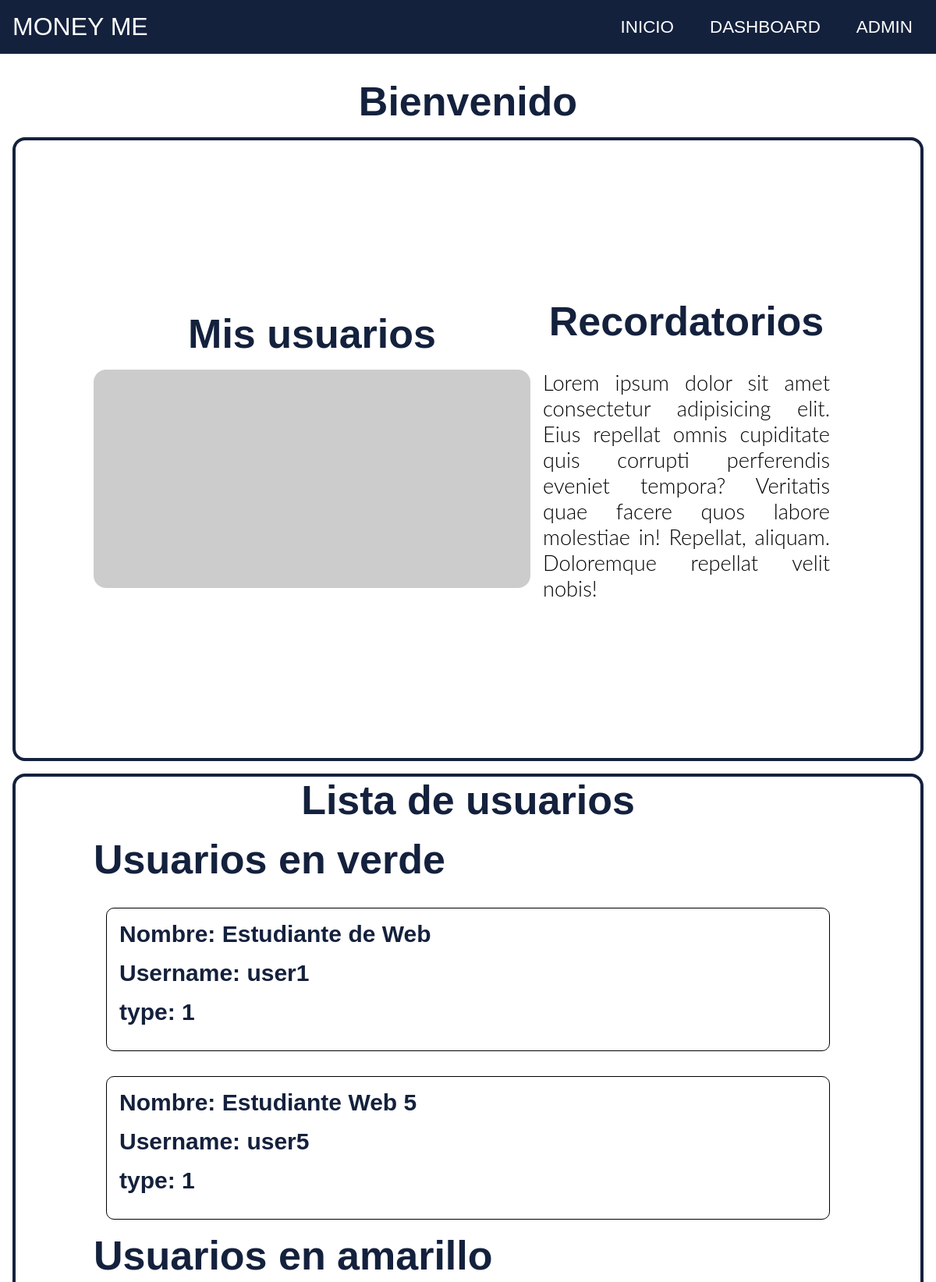
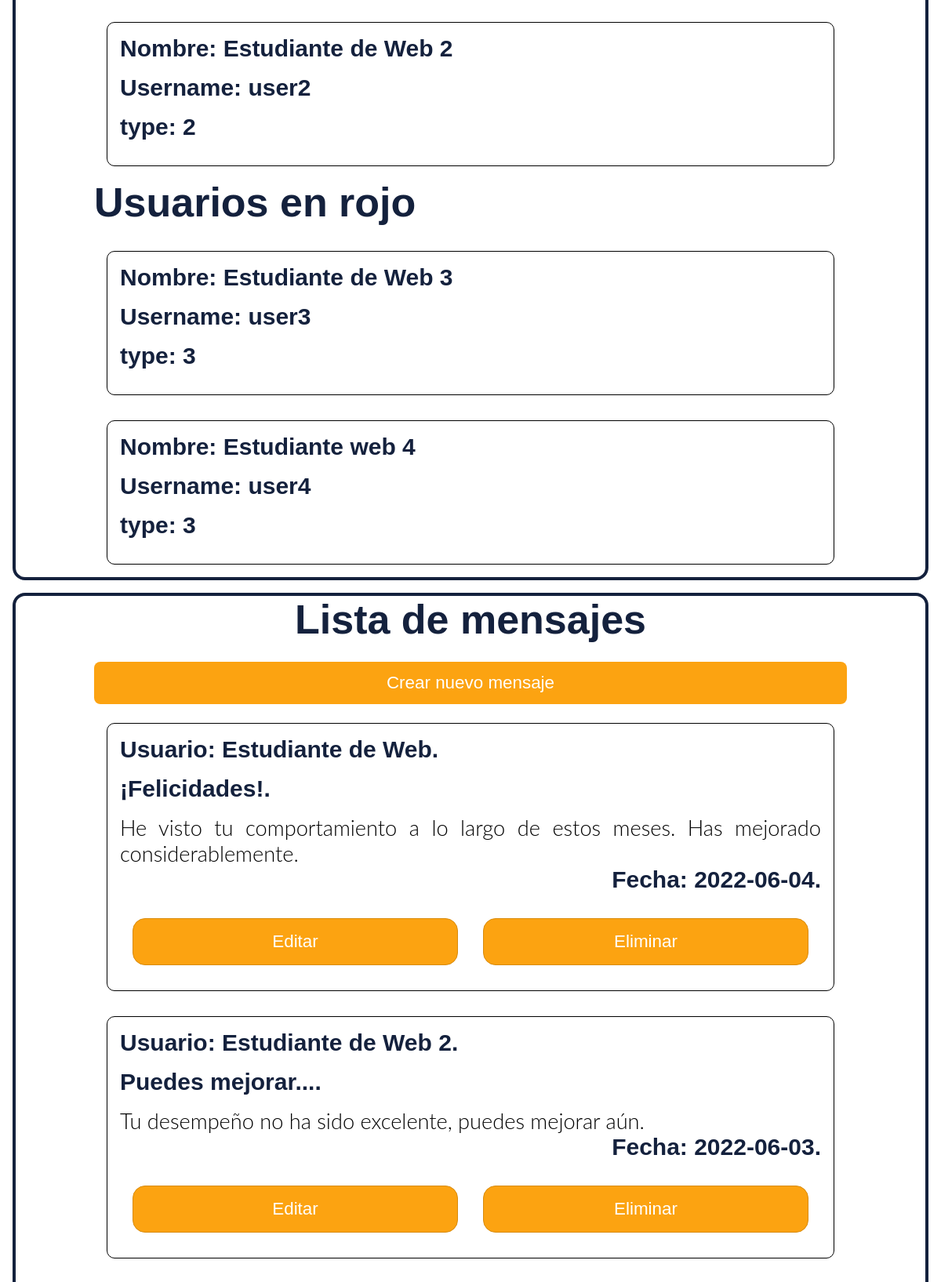
The app's page /dashboard-admin.php (upper part) with its own data (2 pictures, top to bottom).
### tables this page shows
CREATE TABLE `usuarios` (
  `id` int(11) NOT NULL,
  `username` varchar(35) NOT NULL,
  `password` varchar(35) NOT NULL,
  `name` varchar(35) NOT NULL,
  `type` tinyint(4) NOT NULL,
  `admin` tinyint(4) NOT NULL,
  `activo` tinyint(4) NOT NULL
);

CREATE TABLE `mensajes` (
  `id` int(11) NOT NULL,
  `asunto` varchar(35) NOT NULL,
  `mensaje` tinytext NOT NULL,
  `fecha` date NOT NULL,
  `user_id` int(11) NOT NULL,
  `activo` tinyint(4) NOT NULL
);

### dashboard-admin.php (the view, shortened to what this page needs)
<?php
$db = new Database();
$con = $db->conectar();
if($_SESSION['admin'] = 1){
$activo = 1;
$control_mensajes = $con->prepare("SELECT id, asunto, mensaje, fecha, user_id FROM mensajes WHERE activo=:mi_activo ORDER BY id ASC");
$control_mensajes->execute(['mi_activo' => $activo]);
$mensajes = $control_mensajes->fetchAll(PDO::FETCH_ASSOC);
$control_usuarios = $con->prepare("SELECT id, username, password, name, type FROM usuarios WHERE activo=:mi_activo AND admin = '0' ORDER BY id ASC");
$control_usuarios->execute(['mi_activo' => $activo]);
$usuarios = $control_usuarios->fetchAll(PDO::FETCH_ASSOC);
?>
<!DOCTYPE html>
<html lang="en">
<head>
    <link rel="stylesheet" href="style.css">
</head>
<body>
    <header>
        <nav class="navbar bg-primary">
            <div class="logo">Money Me</div>
            <ul class="nav-links">
                <div class="menu">
                    <li><a href="index.php">Inicio</a></li>
                    <li class="services">
                        <a href="/">Dashboard</a>
                    </li>
                    <li class="services">
                        <a>Admin</a>
                    </li>
                </div>
            </ul>
            </nav>
    </header>
    <div class="dashboard-container text-justify first">
    <h2 class="text-center color-primary">Bienvenido <?php echo $_SESSION['name']?></h2>
        <section id="usuarios" class="flex" data-state="justify-between vertical-center ">
            <div class="flex" data-state="column ">
                <h2 class="text-center color-primary">Mis usuarios</h2>
                <img src="https://picsum.photos/2000/1000" alt="">
            </div>
            <div class="box flex" data-state=" column vertical-center">
                <h2>Recordatorios</h2>
                <p>Lorem ipsum dolor sit amet consectetur adipisicing elit. Eius repellat omnis cupiditate quis corrupti perferendis eveniet tempora? Veritatis quae facere quos labore molestiae in! Repellat, aliquam. Doloremque repellat velit nobis!</p>
            </div>
        </section>
        <section id="alertas">
            <h2 class="text-center">Lista de usuarios</h2>
            <h2>Usuarios en verde</h2>
            <div class="flex" data-state="wrap" >
                <?php
                    foreach($usuarios AS $row){
                    if($row['type'] == 1){
                ?>
                <div class="user-box-metas">
                    <h2>Nombre: <?php echo $row['name']?></h2>
                    <h2>Username: <?php echo $row['username']?></h2>
                    <h2>type: <?php echo $row['type']?></h2>
                </div>
                <?php }}?>
            </div>
            <h2>Usuarios en amarillo</h2>
            <div class="flex" data-state="wrap" >
                <?php
                    foreach($usuarios AS $row){
                    if($row['type'] == 2){
                ?>
                <div class="user-box-metas">
                    <h2>Nombre: <?php echo $row['name']?></h2>
                    <h2>Username: <?php echo $row['username']?></h2>
                    <h2>type: <?php echo $row['type']?></h2>
                </div>
                <?php }}?>
            </div>
            <h2>Usuarios en rojo</h2>
            <div class="flex" data-state="wrap" >
                <?php
                    foreach($usuarios AS $row){
                    if($row['type'] == 3){
                ?>
                <div class="user-box-metas">
                    <h2>Nombre: <?php echo $row['name']?></h2>
                    <h2>Username: <?php echo $row['username']?></h2>
                    <h2>type: <?php echo $row['type']?></h2>
                </div>
                <?php }}?>
            </div>
        </section>
        <section id="mensajes">
            <h2 class="text-center">Lista de mensajes</h2>
            <button class=" text-center" type="submit"><a href="new-mensaje.php">Crear nuevo mensaje</a></button>
            <div class="flex" data-state="wrap">
                <?php
                    foreach($mensajes AS $row){
                    foreach($usuarios AS $usr){
                        if($usr['id'] == $row['user_id']){
                ?>
                <div class="user-box-metas">
                    <h2>Usuario: <?php echo $usr['name']?>.</h2>
                    <h2><?php echo $row['asunto']?>.</h2>
                    <p><?php echo $row['mensaje']?></p>
                    <h2 class="text-right">Fecha: <?php echo $row['fecha']?>.</h2>
                    <div class="flex" data-state="">
                    <button class="btn text-center" type="submit"><a href="edit-mensaje.php?id=<?php echo $row['id']?>&user_id=<?php echo $row['user_id']?>">Editar</a></button>
                    <button class="btn text-center" type="submit"><a href="config/delete/mensajes.php?id=<?php echo $row['id']?>?user_id=<?php echo $row['user_id']?>">Eliminar</a></button>
                    </div>
                </div>
                <?php }}}?>
            </div>
        </section>
    </div>
</body>
</html>
<?php } else { header("location:index.php"); }?>

### style.css (style rules this page uses)
:root { --small-space: 16px; --big-space: 16px; --color-primary: #14213d; --color-primary-darker: rgb(1, 6, 18); --color-secondary: #fca311; --color-secondary-darker: #d88b0e; --color-gray: #7A7A7A; --color-gray-darker: #4e4e4e; --color-white: #FFFFFF; --color-white-darker: #e4e4e4; --color-warning: #ba181b; --color-warning-darker: #841517; --color-dark: #181818; --border-color: #e0e0e0; font-size: 16px; }
* { box-sizing: border-box; }
html, body, h1, h2, h3, h4, h5, h6, p, ol, ul, dl, dd, img { margin: 0; padding: 0; }
h1, h2, h3, h4, h5, h6, li, ul { font-family: 'LeagueGothic', sans-serif; color: var(--color-primary); }
p { font-size: 1.7rem; font-family: 'Lato Light', sans-serif; }
a { text-decoration: none; color: var(--color-white); }
li { list-style: none; }
h2 { font-size: 3.25rem; }
section { padding: 0px 100px; min-height: 100vh; }
body { min-height: 100vh; font-family: 'LeagueGothic', sans-serif; }
img { max-width: 100%; height: auto; display: block; }
header { position:fixed; width: 100%; }
.navbar { position: fixed; width: 100%; top: 0; text-transform: uppercase; display: flex; align-items: center; justify-content: space-between; padding: var(--small-space); color: #fff; }
.nav-links a { color: #fff; }
.logo { font-size: 32px; }
.menu { display: flex; gap: 1em; font-size: 18px; }
.menu li { padding: 5px 14px; }
.services { position: relative; }
.text-center { text-align: center; }
.text-right { text-align: end; }
.text-justify { text-align: justify; }
.flex { display: flex; }
.flex[data-state~="wrap"] { flex-wrap: wrap; }
.flex[data-state~="justify-between"] { justify-content: space-between; }
.flex[data-state~="vertical-center"] { align-items: center; }
.flex[data-state~="column"] { flex-direction: column; }
.color-primary { color: var(--color-primary); }
.bg-primary { background-color: var(--color-primary); }
.box { padding: 0 var(--small-space); max-width: 400px; min-width: 150px; }
.user-box-metas { border: 1px solid black; border-radius: 10px; padding: var(--small-space) var(--small-space) ; margin: var(--small-space) var(--small-space) ; width: 100%; min-width: 150px; }
.user-box-metas button { margin: var(--small-space) var(--small-space); }
.user-box-metas h2 { font-size: 30px; }
.box > p { margin-top: var(--small-space); }
.btn { display: block; margin: auto; margin-top: var(--small-space); color: var(--color-white); padding: var(--small-space); bottom: 1.5rem; font-size: 1.3rem; background-color: var(--color-secondary); border: 1px solid var(--color-secondary-darker); border-radius: 1rem; }
.contact-form p, h2, label { color: var(--color-white); }
.dashboard-container section { margin: 16px 16px; border: 4px solid var(--color-primary); border-radius: 1rem; }
.dashboard-container { padding: 0px 0px; margin: 0px 0; height: 100vh; background-color: white; }
.dashboard-container img { border-radius: 1rem; }
.dashboard-container h2 { color: var(--color-primary); margin-bottom: var(--small-space); }
.dashboard-container .box { min-width: 150px; }
.first { padding: 100px 0; }
.modal input, button, a { font-size: 1.4rem; }
button { background-color:var(--color-secondary); color: white; padding: 14px 20px; margin: 8px 0; border: none; cursor: pointer; width: 100%; border-radius: .5rem; }

### records on screen
usuarios: name "Estudiante de Web", username "user1", type "1"
usuarios: name "Estudiante Web 5", username "user5", type "1"
usuarios: name "Estudiante de Web 2", username "user2", type "2"
usuarios: name "Estudiante de Web 3", username "user3", type "3"
usuarios: name "Estudiante web 4", username "user4", type "3"
mensajes: asunto "¡Felicidades!", mensaje "He visto tu comportamiento a lo largo de estos meses. Has mejorado considerablemente.", fecha "2022-06-04"
mensajes: asunto "Puedes mejorar...", mensaje "Tu desempeño no ha sido excelente, puedes mejorar aún.", fecha "2022-06-03"
